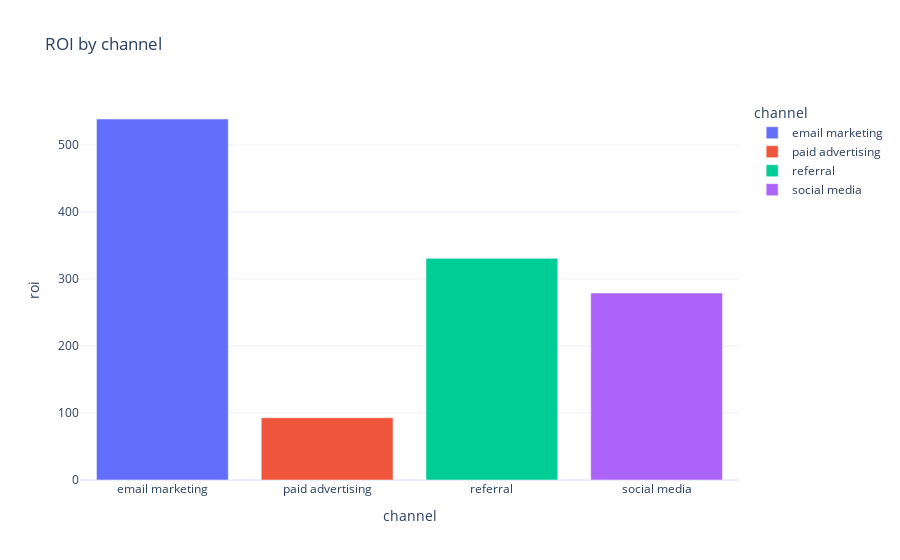

Notebook source saved alongside this figure:
### Markdown cell above
# Calculate ROI for each channel

### Code cell
data['roi'] = data['revenue']/data['cost']
roi_by_channel = data.groupby('channel')['roi'].mean().reset_index()

fig = px.bar(roi_by_channel,
             x='channel',
             y='roi',
             title='ROI by channel',
             color='channel')

fig.show()

### Figure 1 — Plotly figure (JSON) as saved in the notebook; plotly's stock layout.template omitted (floating-point values rounded to 4 significant figures)
{"data": [{"alignmentgroup": "True", "hovertemplate": "channel=%{x}<br>roi=%{y}<extra></extra>", "legendgroup": "email marketing", "marker": {"color": "#636efa", "pattern": {"shape": ""}}, "name": "email marketing", "offsetgroup": "email marketing", "orientation": "v", "showlegend": true, "textposition": "auto", "type": "bar", "x": ["email marketing"], "xaxis": "x", "y": [538.6], "yaxis": "y"}, {"alignmentgroup": "True", "hovertemplate": "channel=%{x}<br>roi=%{y}<extra></extra>", "legendgroup": "paid advertising", "marker": {"color": "#EF553B", "pattern": {"shape": ""}}, "name": "paid advertising", "offsetgroup": "paid advertising", "orientation": "v", "showlegend": true, "textposition": "auto", "type": "bar", "x": ["paid advertising"], "xaxis": "x", "y": [92.83], "yaxis": "y"}, {"alignmentgroup": "True", "hovertemplate": "channel=%{x}<br>roi=%{y}<extra></extra>", "legendgroup": "referral", "marker": {"color": "#00cc96", "pattern": {"shape": ""}}, "name": "referral", "offsetgroup": "referral", "orientation": "v", "showlegend": true, "textposition": "auto", "type": "bar", "x": ["referral"], "xaxis": "x", "y": [330.7], "yaxis": "y"}, {"alignmentgroup": "True", "hovertemplate": "channel=%{x}<br>roi=%{y}<extra></extra>", "legendgroup": "social media", "marker": {"color": "#ab63fa", "pattern": {"shape": ""}}, "name": "social media", "offsetgroup": "social media", "orientation": "v", "showlegend": true, "textposition": "auto", "type": "bar", "x": ["social media"], "xaxis": "x", "y": [279.0], "yaxis": "y"}], "layout": {"barmode": "relative", "legend": {"title": {"text": "channel"}, "tracegroupgap": 0}, "title": {"text": "ROI by channel"}, "xaxis": {"anchor": "y", "categoryarray": ["email marketing", "paid advertising", "referral", "social media"], "categoryorder": "array", "domain": [0, 1], "title": {"text": "channel"}}, "yaxis": {"anchor": "x", "domain": [0, 1], "title": {"text": "roi"}}}}
